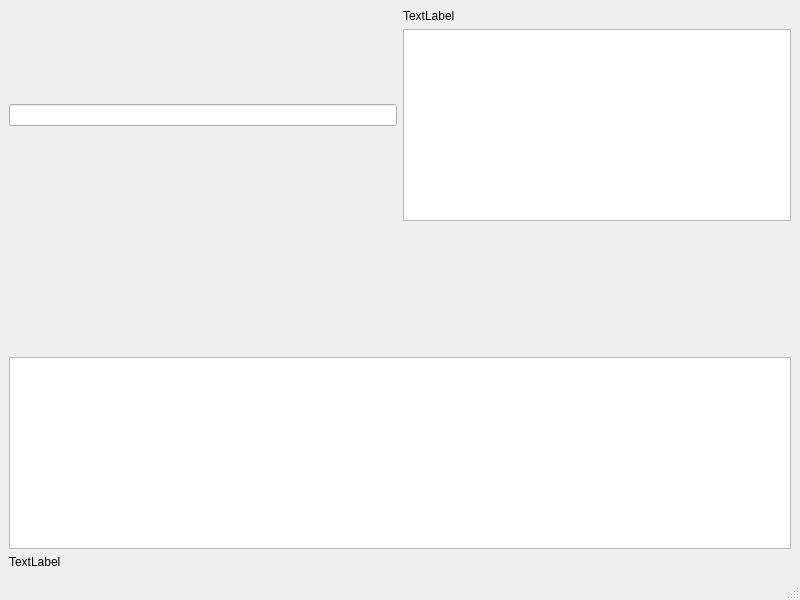
<?xml version="1.0" encoding="UTF-8"?>
<ui version="4.0">
 <class>MainWindow</class>
 <widget class="QMainWindow" name="MainWindow">
  <property name="geometry">
   <rect>
    <x>0</x>
    <y>0</y>
    <width>800</width>
    <height>600</height>
   </rect>
  </property>
  <property name="windowTitle">
   <string>MainWindow</string>
  </property>
  <widget class="QWidget" name="centralwidget">
   <layout class="QHBoxLayout" name="horizontalLayout_2">
    <item>
     <layout class="QVBoxLayout" name="verticalLayout_5">
      <item>
       <layout class="QHBoxLayout" name="horizontalLayout">
        <item>
         <layout class="QVBoxLayout" name="verticalLayout_2">
          <item>
           <widget class="QLineEdit" name="lineEdit"/>
          </item>
         </layout>
        </item>
        <item>
         <layout class="QVBoxLayout" name="verticalLayout">
          <item>
           <widget class="QLabel" name="label_2">
            <property name="text">
             <string>TextLabel</string>
            </property>
           </widget>
          </item>
          <item>
           <widget class="QTextBrowser" name="textBrowser_2"/>
          </item>
         </layout>
        </item>
       </layout>
      </item>
      <item>
       <spacer name="verticalSpacer">
        <property name="orientation">
         <enum>Qt::Vertical</enum>
        </property>
        <property name="sizeHint" stdset="0">
         <size>
          <width>20</width>
          <height>40</height>
         </size>
        </property>
       </spacer>
      </item>
      <item>
       <widget class="QTextBrowser" name="textBrowser"/>
      </item>
      <item>
       <widget class="QLabel" name="label">
        <property name="text">
         <string>TextLabel</string>
        </property>
       </widget>
      </item>
     </layout>
    </item>
   </layout>
  </widget>
  <widget class="QMenuBar" name="menubar">
   <property name="geometry">
    <rect>
     <x>0</x>
     <y>0</y>
     <width>800</width>
     <height>22</height>
    </rect>
   </property>
  </widget>
  <widget class="QStatusBar" name="statusbar"/>
 </widget>
 <resources/>
 <connections/>
</ui>
